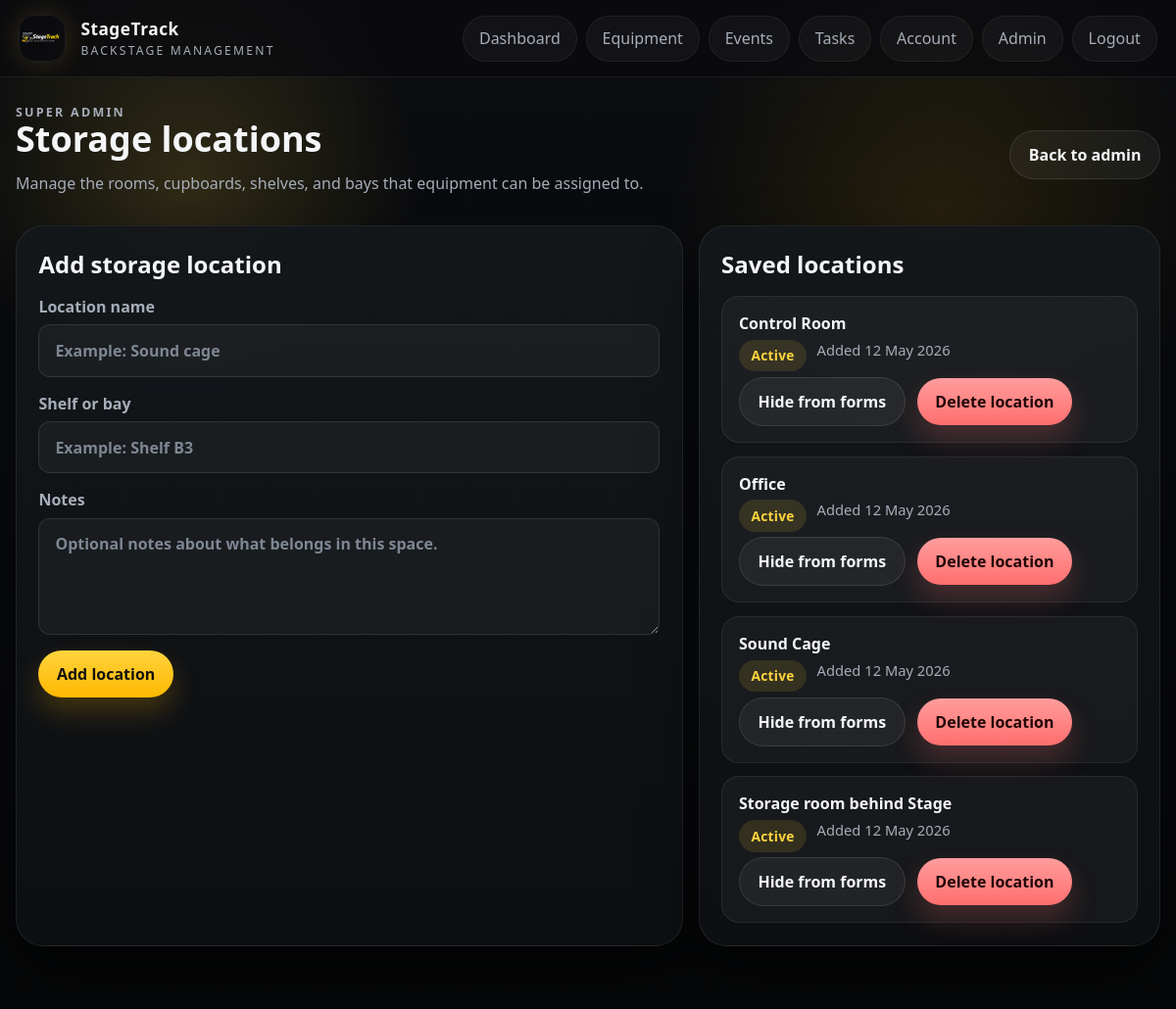
/admin/settings/locations (signed in), run on the app's committed database.
### app/models.py (models this page shows)
class SystemSettings(db.Model):
    id = db.Column(db.Integer, primary_key=True)
    school_name = db.Column(db.String(255), nullable=False, default="StageTrack")
    support_email = db.Column(db.String(255), default="")
    timezone_name = db.Column(db.String(100), nullable=False, default="Australia/Sydney")
    datetime_format = db.Column(db.String(100), nullable=False, default="%d %b %Y %I:%M %p")
    student_crew_can_view_all_events = db.Column(db.Boolean, nullable=False, default=False)
    student_crew_can_view_all_equipment = db.Column(db.Boolean, nullable=False, default=True)
    checkout_permission_role = db.Column(db.String(50), nullable=False, default="Stage Manager")
    maintenance_submit_permission_role = db.Column(db.String(50), nullable=False, default="Student Crew")
    consumable_manage_permission_role = db.Column(db.String(50), nullable=False, default="Stage Manager")
    pdf_export_permission_role = db.Column(db.String(50), nullable=False, default="Stage Manager")
    equipment_categories = db.Column(db.Text, nullable=False, default="")
    equipment_statuses = db.Column(db.Text, nullable=False, default="")
    serial_numbers_required = db.Column(db.Boolean, nullable=False, default=False)
    due_dates_required = db.Column(db.Boolean, nullable=False, default=False)
    due_soon_hours = db.Column(db.Integer, nullable=False, default=24)
    long_overdue_days = db.Column(db.Integer, nullable=False, default=7)
    auto_hide_removed_items = db.Column(db.Boolean, nullable=False, default=True)
    event_venues = db.Column(db.Text, nullable=False, default="")
    event_crew_roles = db.Column(db.Text, nullable=False, default="")
    auto_send_event_invites = db.Column(db.Boolean, nullable=False, default=True)
    event_equipment_sheet_scope = db.Column(db.String(50), nullable=False, default="all_linked")
    consumable_categories = db.Column(db.Text, nullable=False, default="")
    low_stock_alert_behavior = db.Column(db.String(50), nullable=False, default="at_or_below")
    students_can_log_consumables = db.Column(db.Boolean, nullable=False, default=True)
    negative_consumable_adjustments_manager_only = db.Column(db.Boolean, nullable=False, default=True)
    overdue_alert_recipients = db.Column(db.Text, nullable=False, default="")
    maintenance_alert_recipients = db.Column(db.Text, nullable=False, default="")
    enquiry_alert_recipients = db.Column(db.Text, nullable=False, default="")
    low_stock_alert_recipients = db.Column(db.Text, nullable=False, default="")
    password_reset_email_subject = db.Column(db.String(255), nullable=False, default="StageTrack Password Reset")
    welcome_email_subject = db.Column(db.String(255), nullable=False, default="Welcome to StageTrack")
    equipment_checkout_email_subject = db.Column(db.String(255), nullable=False, default="StageTrack equipment checked out: {equipment_name}")
    equipment_overdue_email_subject = db.Column(db.String(255), nullable=False, default="StageTrack equipment overdue: {equipment_name}")
    equipment_return_email_subject = db.Column(db.String(255), nullable=False, default="StageTrack equipment returned: {equipment_name}")
    maintenance_email_subject = db.Column(db.String(255), nullable=False, default="StageTrack maintenance request: {equipment_name}")
    enquiry_email_subject = db.Column(db.String(255), nullable=False, default="StageTrack enquiry from {name}")
    maintenance_statuses = db.Column(db.Text, nullable=False, default="")
    resolved_visible_in_queue = db.Column(db.Boolean, nullable=False, default=False)
    maintenance_resolve_permission_role = db.Column(db.String(50), nullable=False, default="Teacher")
    repeat_damage_threshold = db.Column(db.Integer, nullable=False, default=2)
    pdf_paper_size = db.Column(db.String(20), nullable=False, default="A4")
    pdf_show_header = db.Column(db.Boolean, nullable=False, default=True)
    pdf_header_text = db.Column(db.String(255), nullable=False, default="StageTrack")
    pdf_footer_text = db.Column(db.String(255), nullable=False, default="Generated by StageTrack")
    pdf_include_checkboxes = db.Column(db.Boolean, nullable=False, default=True)
    pdf_include_notes = db.Column(db.Boolean, nullable=False, default=True)
    pdf_include_signatures = db.Column(db.Boolean, nullable=False, default=False)
    updated_at = db.Column(db.DateTime, default=datetime.utcnow, onupdate=datetime.utcnow, nullable=False)

class StorageLocation(db.Model):
    id = db.Column(db.Integer, primary_key=True)
    name = db.Column(db.String(120), nullable=False)
    shelf = db.Column(db.String(120))
    notes = db.Column(db.Text)
    is_active = db.Column(db.Boolean, nullable=False, default=True)
    created_at = db.Column(db.DateTime, default=datetime.utcnow, nullable=False)
    @property
    def label(self):
        if self.shelf:
            return f"{self.name} - {self.shelf}"
        return self.name

### app/admin/routes.py (the view, shortened to what this page needs)
@admin_bp.route("/settings/locations", methods=["GET", "POST"])
@role_required("Admin")
def location_settings():
    locations = StorageLocation.query.order_by(StorageLocation.name.asc(), StorageLocation.shelf.asc()).all()
    return render_template("admin/location_settings.html", locations=locations)

### app/auth/routes.py (called while the page is built)
def current_user():
    user_id = session.get("user_id")
    if not user_id:
        return None
    user = db.session.get(User, user_id)
    if user and not user.is_active:
        session.clear()
        return None
    return user

def role_required(*allowed_roles):
    def decorator(view):
        @wraps(view)
        def wrapped_view(*args, **kwargs):
            user = current_user()
            if not user:
                return redirect(url_for("auth.login"))
            if user.role not in allowed_roles:
                flash("You do not have permission to access that page.", "error")
                return redirect(url_for("dashboard"))
            return view(*args, **kwargs)
        return wrapped_view
    return decorator

@auth_bp.app_context_processor
def inject_user():
    first_user_pending = User.query.count() == 0
    return {
        "current_user": current_user(),
        "manager_roles": MANAGER_ROLES,
        "registration_open": first_user_pending,
    }

### app/site_service.py (called while the page is built)
def get_site_settings():
    settings = SiteSettings.query.order_by(SiteSettings.id.asc()).first()
    if not settings:
        settings = SiteSettings()
        db.session.add(settings)
        db.session.commit()
    return settings

### app/templates/admin/location_settings.html (shortened to what this page needs)
{% extends "base.html" %}
{% block content %}
<section class="page-header page-header-inline">
    <div>
        <p class="eyebrow">Super admin</p>
        <h1>Storage locations</h1>
        <p>Manage the rooms, cupboards, shelves, and bays that equipment can be assigned to.</p>
    </div>
    <a class="button button-secondary" href="{{ url_for('admin.users') }}">Back to admin</a>
</section>
<section class="content-grid">
    <section class="panel">
        <div class="panel-header">
            <h2>Add storage location</h2>
        </div>
        <form method="post" class="form-grid">
            <label>
                Location name
                <input type="text" name="name" placeholder="Example: Sound cage" required>
            </label>
            <label>
                Shelf or bay
                <input type="text" name="shelf" placeholder="Example: Shelf B3">
            </label>
            <label>
                Notes
                <textarea name="notes" rows="4" placeholder="Optional notes about what belongs in this space."></textarea>
            </label>
            <div class="actions">
                <button class="button button-primary" type="submit">Add location</button>
            </div>
        </form>
    </section>
    <section class="panel">
        <div class="panel-header">
            <h2>Saved locations</h2>
        </div>
        {% if locations %}
            <div class="dashboard-list">
                {% for location in locations %}
                    <article class="dashboard-item">
                        <strong>{{ location.label }}</strong>
                        <div class="dashboard-meta">
                            <span class="status-pill">{{ "Active" if location.is_active else "Hidden" }}</span>
                            <span>Added {{ location.created_at.strftime("%d %b %Y") }}</span>
                        </div>
                        <div class="actions">
                            <form method="post" action="{{ url_for('admin.toggle_location', location_id=location.id) }}">
                                <button class="button button-secondary" type="submit">
                                    {{ "Hide from forms" if location.is_active else "Make active" }}
                                </button>
                            </form>
                            <form method="post" action="{{ url_for('admin.delete_location', location_id=location.id) }}">
                                <button class="button button-danger" type="submit">Delete location</button>
                            </form>
                        </div>
                    </article>
                {% endfor %}
            </div>
        {% else %}
            <p class="empty-state">No storage locations have been set up yet.</p>
        {% endif %}
    </section>
</section>
{% endblock %}

### app/templates/base.html (shortened to what this page needs)
<!doctype html>
<html lang="en">
<head>
    <link rel="stylesheet" href="{{ url_for('static', filename='css/styles.css') }}">
</head>
<body>
    <div class="app-backdrop"></div>
    <header class="site-header">
        <a class="brand" href="{{ url_for('home') }}">
            <img class="brand-logo" src="{{ url_for('static', filename='images/stagetrack-logo.png') }}" alt="StageTrack logo">
            <span class="brand-copy">
                <strong>{{ system_settings.school_name }}</strong>
                <span>{{ system_settings.support_email or "Backstage management" }}</span>
            </span>
        </a>
        <nav class="site-nav">
            {% if current_user %}
                <a href="{{ url_for('dashboard') }}">Dashboard</a>
                <a href="{{ url_for('equipment.index') }}">Equipment</a>
                <a href="{{ url_for('events.index') }}">Events</a>
                <a href="{{ url_for('tasks.index') }}">Tasks</a>
                <a href="{{ url_for('auth.account') }}">Account</a>
                {% if current_user.role == "Admin" %}
                    <a href="{{ url_for('admin.users') }}">Admin</a>
                {% endif %}
                <a href="{{ url_for('auth.logout') }}">Logout</a>
            {% else %}
                <a href="{{ url_for('auth.login') }}">Staff access</a>
            {% endif %}
        </nav>
    </header>
    <main class="page-shell">
        {% block content %}{% endblock %}
    </main>
</body>
</html>

### data on the page
SystemSettings: school_name "StageTrack", support_email "BACKSTAGE MANAGEMENT"
StorageLocation: label "Control Room", is_active "Active", created_at "12 May 2026", is_active "Hide from forms"
StorageLocation: label "Office", is_active "Active", created_at "12 May 2026", is_active "Hide from forms"
StorageLocation: label "Sound Cage", is_active "Active", created_at "12 May 2026", is_active "Hide from forms"
StorageLocation: label "Storage room behind Stage", is_active "Active", created_at "12 May 2026", is_active "Hide from forms"
